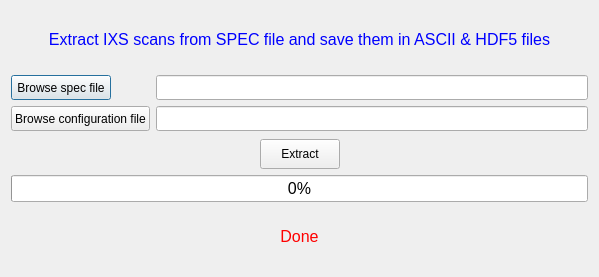
<?xml version="1.0" encoding="UTF-8"?>
<ui version="4.0">
 <class>Extract_Spec</class>
 <widget class="QDialog" name="Extract_Spec">
  <property name="geometry">
   <rect>
    <x>0</x>
    <y>0</y>
    <width>599</width>
    <height>277</height>
   </rect>
  </property>
  <property name="windowTitle">
   <string>Extract IXS scans from SPEC</string>
  </property>
  <layout class="QVBoxLayout" name="verticalLayout">
   <item>
    <widget class="QLabel" name="label">
     <property name="text">
      <string>&lt;html&gt;&lt;head/&gt;&lt;body&gt;&lt;p&gt;&lt;span style=&quot; font-size:12pt; color:#0000ff;&quot;&gt;Extract IXS scans from SPEC file and save them in ASCII &amp;amp; HDF5 files&lt;/span&gt;&lt;/p&gt;&lt;/body&gt;&lt;/html&gt;</string>
     </property>
     <property name="alignment">
      <set>Qt::AlignCenter</set>
     </property>
    </widget>
   </item>
   <item>
    <layout class="QFormLayout" name="formLayout">
     <item row="0" column="0">
      <widget class="QPushButton" name="spec_btn">
       <property name="sizePolicy">
        <sizepolicy hsizetype="Fixed" vsizetype="Fixed">
         <horstretch>0</horstretch>
         <verstretch>0</verstretch>
        </sizepolicy>
       </property>
       <property name="minimumSize">
        <size>
         <width>100</width>
         <height>25</height>
        </size>
       </property>
       <property name="text">
        <string>Browse spec file</string>
       </property>
      </widget>
     </item>
     <item row="0" column="1">
      <widget class="QLineEdit" name="spec_field">
       <property name="minimumSize">
        <size>
         <width>0</width>
         <height>25</height>
        </size>
       </property>
      </widget>
     </item>
     <item row="1" column="0">
      <widget class="QPushButton" name="config_btn">
       <property name="sizePolicy">
        <sizepolicy hsizetype="Fixed" vsizetype="Fixed">
         <horstretch>0</horstretch>
         <verstretch>0</verstretch>
        </sizepolicy>
       </property>
       <property name="minimumSize">
        <size>
         <width>130</width>
         <height>25</height>
        </size>
       </property>
       <property name="text">
        <string>Browse configuration file</string>
       </property>
      </widget>
     </item>
     <item row="1" column="1">
      <widget class="QLineEdit" name="config_field">
       <property name="minimumSize">
        <size>
         <width>0</width>
         <height>25</height>
        </size>
       </property>
      </widget>
     </item>
    </layout>
   </item>
   <item>
    <layout class="QHBoxLayout" name="horizontalLayout">
     <item>
      <spacer name="horizontalSpacer">
       <property name="orientation">
        <enum>Qt::Horizontal</enum>
       </property>
       <property name="sizeHint" stdset="0">
        <size>
         <width>68</width>
         <height>20</height>
        </size>
       </property>
      </spacer>
     </item>
     <item>
      <widget class="QPushButton" name="extract_btn">
       <property name="sizePolicy">
        <sizepolicy hsizetype="Fixed" vsizetype="Fixed">
         <horstretch>0</horstretch>
         <verstretch>0</verstretch>
        </sizepolicy>
       </property>
       <property name="minimumSize">
        <size>
         <width>60</width>
         <height>30</height>
        </size>
       </property>
       <property name="text">
        <string>Extract</string>
       </property>
      </widget>
     </item>
     <item>
      <spacer name="horizontalSpacer_2">
       <property name="orientation">
        <enum>Qt::Horizontal</enum>
       </property>
       <property name="sizeHint" stdset="0">
        <size>
         <width>108</width>
         <height>20</height>
        </size>
       </property>
      </spacer>
     </item>
    </layout>
   </item>
   <item>
    <widget class="QProgressBar" name="progressBar">
     <property name="minimumSize">
      <size>
       <width>300</width>
       <height>25</height>
      </size>
     </property>
     <property name="font">
      <font>
       <pointsize>12</pointsize>
      </font>
     </property>
     <property name="value">
      <number>0</number>
     </property>
     <property name="textVisible">
      <bool>true</bool>
     </property>
     <property name="invertedAppearance">
      <bool>false</bool>
     </property>
     <property name="textDirection">
      <enum>QProgressBar::TopToBottom</enum>
     </property>
    </widget>
   </item>
   <item>
    <widget class="QLabel" name="label_Done">
     <property name="text">
      <string>&lt;html&gt;&lt;head/&gt;&lt;body&gt;&lt;p&gt;&lt;span style=&quot; font-size:12pt; color:#ff0000;&quot;&gt;Done&lt;/span&gt;&lt;/p&gt;&lt;/body&gt;&lt;/html&gt;</string>
     </property>
     <property name="alignment">
      <set>Qt::AlignCenter</set>
     </property>
    </widget>
   </item>
  </layout>
 </widget>
 <resources/>
 <connections/>
</ui>
